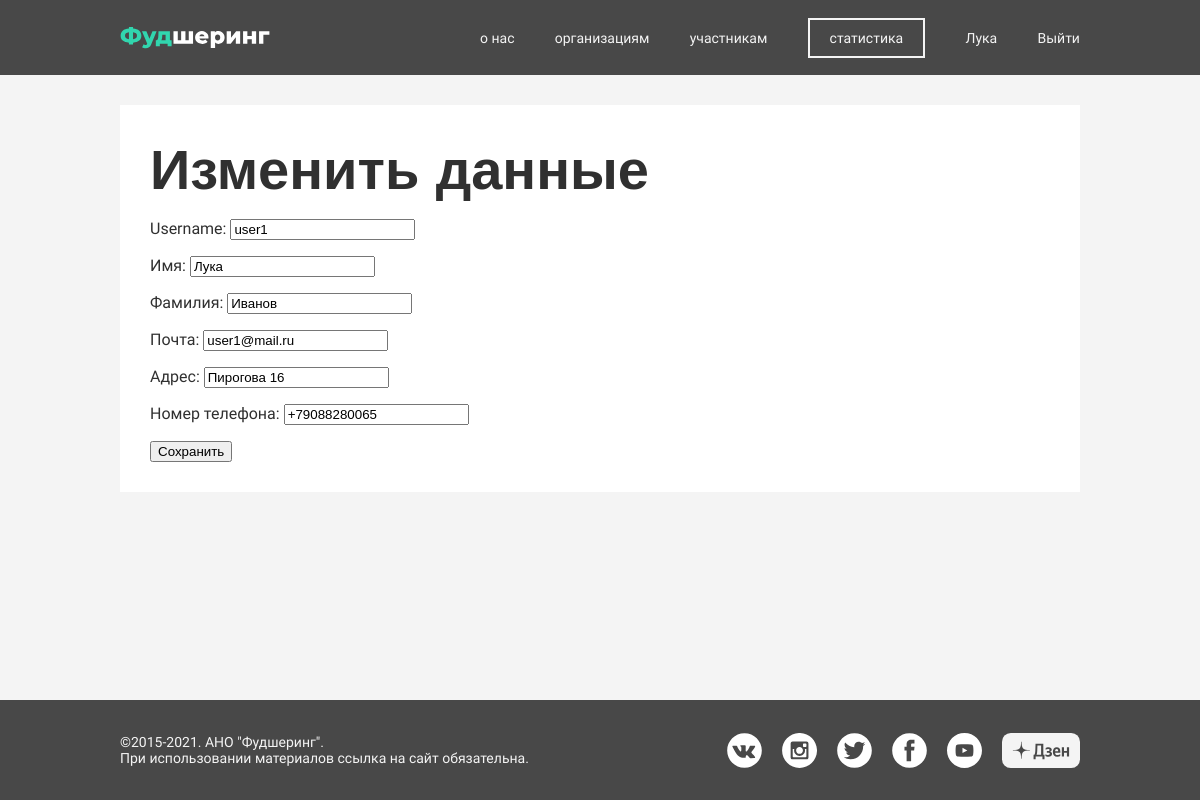
/cabinet/profile/edit/ (signed in), run on the app's committed database.
### authapp/models.py (models this page shows, shortened)
class UserProfile(AbstractUser):
    email = models.EmailField(verbose_name='Почта')
    first_name = models.CharField(verbose_name='Имя', max_length=128)
    last_name = models.CharField(verbose_name='Фамилия', max_length=128)
    status = models.CharField(verbose_name='Статус', choices=Status.choices, default=Status.Volunteer, max_length=1)
    confirm = models.BooleanField(verbose_name='Подтверждён', default=False)
    address = models.CharField(verbose_name='Адрес', max_length=128)
    phone_number = models.CharField(max_length=12, verbose_name="Номер телефона")

### mainapp/views.py (the view)
# urls.py: path('cabinet/profile/edit/', mainapp.edit_profile, name='edit_profile'),
def edit_profile(request):
    if request.method == 'POST':
        form = ChangeForm(request.POST, instance=request.user)
        if form.is_valid():
            form.save()
            messages.success(request, 'Вы успешно изменили профиль!')
            return HttpResponseRedirect(reverse('mainapp:profile'))
    else:
        form = ChangeForm(instance=request.user)
    context = {
        'title': 'изменить профиль',
        'form': form,
    }
    return render(request, 'mainapp/lk/profile/edit.html', context)

### authapp/forms.py
class ChangeForm(UserChangeForm):
    class Meta:
        model = UserProfile
        fields = ('username', 'first_name', 'last_name', 'email', 'address', 'phone_number')
    def __init__(self, *args, **kwargs):
        super().__init__(*args, **kwargs)
        for name, item in self.fields.items():
            item.widget.attrs['class'] = 'form-control'
            item.help_text = ''
            if name == 'password':
                item.widget = forms.HiddenInput()

### mainapp/templates/mainapp/lk/profile/edit.html (shortened to what this page needs)
{% extends 'mainapp/layouts/app.html' %}
{% load static %}
{% block content %}
    <div class="frame">
        <div class="content cabinet_frame">
            <div class="md-title h1">Изменить данные</div>
            <div class="container">
                <form method="post">
                    {{ form.as_p }}
                    <button>Сохранить</button>
                </form>
            </div>
        </div>
    </div>
{% endblock %}

### mainapp/templates/mainapp/layouts/app.html (shortened to what this page needs)
{% load static %}
<!doctype html>
<html lang="ru">
<head>
    <link href="https://cdn.jsdelivr.net/npm/select2@4.1.0-rc.0/dist/css/select2.min.css" rel="stylesheet"/>
    <link rel="stylesheet" href="{% static 'css/main.css' %}">
</head>
<body>
<div class="menu">
    <div class="content  menu_content">
        <div class="menu_left">
            <a href="{% url 'mainapp:index' %}">
                <div class="menu_left_logo">
                </div>
            </a>
        </div>
        <div class="menu_right">
            <div class="menu_right_li"><a href="{% url 'mainapp:about' %}">о нас</a></div>
            <div class="menu_right_li"><a href="{% url 'mainapp:organizations' %}">организациям</a></div>
            <div class="menu_right_li"><a href="{% url 'mainapp:participants' %}">участникам</a></div>
            <div class="menu_right_li  statistic_button"><a href="#">статистика</a></div>
            {% if not user.is_authenticated %}
                <div class="menu_right_li"><a href="{% url 'authapp:register' %}">регистрация</a></div>
                <div class="menu_right_li"><a href="{% url 'authapp:login' %}">вход</a></div>
            {% else %}
                <div class="menu_right_li"><a href="{% url 'mainapp:cabinet' %}">{{ request.user.first_name }}</a></div>
                <div class="menu_right_li"><a href="{% url 'authapp:logout' %}">Выйти</a></div>
            {% endif %}
        </div>
    </div>
</div>
{% block content %}
{% endblock %}
<div class="footer">
    <div class="content footer_content">
        <div class="footer_item footer_left">
            <span>©2015-2021. АНО "Фудшеринг".</span>
            <span>При использовании материалов ссылка на сайт обязательна.</span>
        </div>
        <div class="footer_item footer_right">
            <a href="https://vk.com/foodsharing_msk">
                <div class="social_logo"
                     style="background: url('{% static 'icons/footer/vk.svg' %}') center no-repeat; background-size: cover"></div>
            </a>
            <a href="https://www.instagram.com/ano_foodsharing/">
                <div class="social_logo"
                     style="background: url('{% static 'icons/footer/inst.svg' %}') center no-repeat; background-size: cover"></div>
            </a>
            <a href="https://twitter.com/foodsharing_msk">
                <div class="social_logo"
                     style="background: url('{% static 'icons/footer/tt.svg' %}') center no-repeat; background-size: cover"></div>
            </a>
            <a href="https://www.facebook.com/foodsharingmsk/">
                <div class="social_logo"
                     style="background: url('{% static 'icons/footer/fb.svg' %}') center no-repeat; background-size: cover"></div>
            </a>
            <a href="https://www.youtube.com/channel/UCrKJ9f1ACPckgOPgE67tW5g">
                <div class="social_logo"
                     style="background: url('{% static 'icons/footer/yt.svg' %}') center no-repeat; background-size: cover"></div>
            </a>
            <a href="https://zen.yandex.ru/id/5ab3ac5ea815f1e1f0a0148d">
                <div class="social_logo social_logo_zen">
                </div>
            </a>
        </div>
    </div>
</div>
</body>
</html>

### static/css/main.css (style rules this page uses)
body { margin: 0; background: #F4F4F4; color: #303030; font-family: "Raleway", sans-serif; }
div, input { box-sizing: border-box; }
a { text-decoration: none; color: #303030; }
.h1 { font-family: "Montserrat", sans-serif; font-weight: 800; }
.md-title { font-size: 56px; }
.menu { width: 100%; background: #484848; height: 75px; display: flex; justify-content: center; align-items: center; margin-bottom: 30px; }
.menu_content, .footer_content { display: flex; justify-content: space-between; align-items: center; }
.menu_left_logo { display: flex; justify-content: center; align-items: center; height: 50px; width: 150px; }
.menu_right { width: 600px; font-size: 14px; display: flex; justify-content: space-between; align-items: center; color: #F4F4F4; }
.menu_right_li a { text-decoration: none; color: #F4F4F4; }
.statistic_button { box-sizing: content-box; border: 2px solid #F4F4F4; padding: 10px 20px; }
.footer { position: fixed; bottom: 0; height: 100px; width: 100%; background: #484848; color: #F4F4F4; display: flex; align-items: center; justify-content: center; font-size: 14px; z-index: 10; }
.footer_item { display: flex; }
.footer_left { flex-direction: column; }
.social_logo { margin-left: 20px; width: 35px; height: 35px; transition: 100ms ease-out; }
.social_logo_zen { width: 78px; display: flex; justify-content: center; align-items: center; }
.frame { width: 100%; display: flex; justify-content: center; }
.content { width: 960px; }
.cabinet_frame { background: #ffffff; padding: 30px; margin-bottom: 80px; }

### data on the page
UserProfile: user.first_name "Лука", username "user1", first_name "Лука", last_name "Иванов", email "user1@mail.ru", address "Пирогова 16", phone_number "+79088280065"
